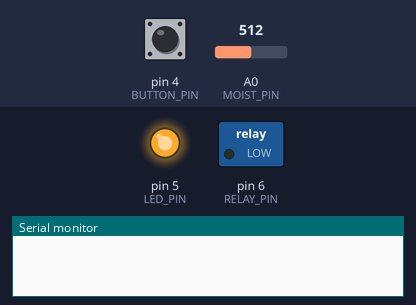
A sketch run on a simulated Arduino Uno, built with avr-gcc and run on an emulated ATmega328P. Parts: switched loads named in the sketch (green lamp = pin HIGH), output pins drawn as LEDs (lit = HIGH), the last lines printed to the serial monitor. The test bench sets the inputs (shaded band); at power-on: pin 4 (BUTTON_PIN) HIGH, A0 (MOIST_PIN) = 512.

Above: at 1.6 s.
At 4.7 s:
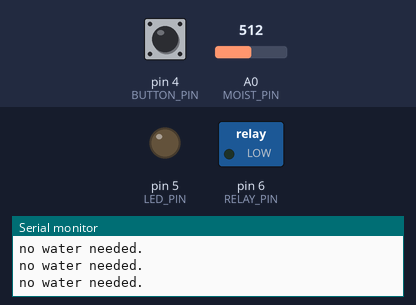
4.8 s: pin 4 (BUTTON_PIN) pulled LOW for 0.15 s
At 5.4 s:
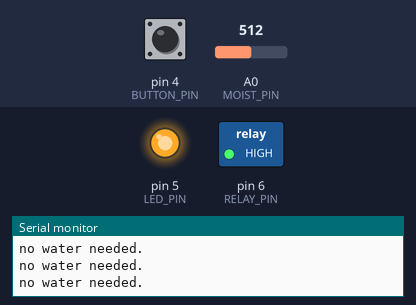
Timing chart, 0 to 16.4 s (numbered marks = the images above; inputs shaded):
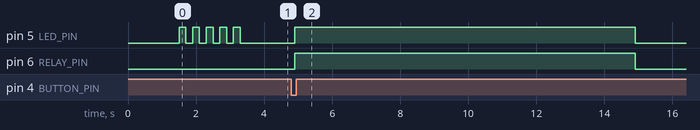

The sketch:

firmware.ino
```cpp
/* ------------- START CONFIG ------------- */
constexpr int BUTTON_PIN = 4;
constexpr int LED_PIN    = 5;
constexpr int RELAY_PIN  = 6;
constexpr int MOIST_PIN  = A0;
int  moisture;
boolean watering;
int rawMoisture = 0;
int waterTime;
/* ------------- END CONFIG ------------- */
//
//#include "thingProperties.h"
#include <Bounce2.h>

Bounce b;
unsigned long startedWatering;

void setup() {
  Serial.begin(9600);
  delay(1500);

  b.attach(BUTTON_PIN,INPUT_PULLUP);
  b.interval(25);
  pinMode(LED_PIN, OUTPUT);
  pinMode(RELAY_PIN, OUTPUT);
  digitalWrite(RELAY_PIN, LOW);

  // Make sure the pump is not running
//  stopWatering();

  // Connect to Arduino IoT Cloud
//  initProperties();
//  ArduinoCloud.begin(ArduinoIoTPreferredConnection);
//  setDebugMessageLevel(4);
//  ArduinoCloud.printDebugInfo();

  // Blink LED to confirm we're up and running
  for (int i = 0; i<=4; i++) {
    digitalWrite(LED_PIN, HIGH);
    delay(200);
    digitalWrite(LED_PIN, LOW);
    delay(200);
  }

}

void loop() {
//  ArduinoCloud.update();

  // Read the sensor and convert its value to a percentage
  // (0% = dry; 100% = wet)
  rawMoisture = analogRead(MOIST_PIN);
  moisture = map(rawMoisture, 853, 575, 0, 100);
//  Serial.println(moisture);

buttonCheck();
serialCheck();
waterCheck();

}

void serialCheck(){
  if (Serial.available() > 0){
    int recieved = Serial.read();
    if (recieved == 97){
        digitalWrite(6, HIGH);
        delay(1900);
        digitalWrite(6, LOW);
    }
    // Serial.println(recieved);

  }

}


void buttonCheck(){
    b.update();
  if (b.changed() && b.read() == false) { // button pressed
   watering = true;
   digitalWrite(RELAY_PIN, HIGH);
   digitalWrite(LED_PIN, HIGH);
  }else{
    watering = false;
    digitalWrite(RELAY_PIN, LOW);
    digitalWrite(LED_PIN, LOW);
  }
}

void waterCheck() {
  // Set the behavior according to the moisture percentage or watering status
  if (watering) {
  digitalWrite(RELAY_PIN, HIGH);
  delay(10000);
  } else if (moisture > 40) {
  Serial.println("no water needed.");
  delay(100);
  } else if (moisture > 10) {
  Serial.println("Water needed immediately!");
   delay(100);

  } else {
  Serial.println("No water detected!");
  delay(100);
  }


}


// This function is triggered whenever the server sends a change event,
// which means that someone changed a value remotely and we need to do
// something.
//void onWateringChange() {
//  if (watering) {
//    startWatering();
//  } else {
//    stopWatering();
//  }
//}


//void startWatering () {
//  watering = true;
//  startedWatering = millis();
//  digitalWrite(RELAY_PIN, HIGH);
//}
//
//void stopWatering () {
//  watering = false;
//  digitalWrite(RELAY_PIN, LOW);
//}
//
//void onWaterTimeChange()  {
  // Add your code here to act upon WaterTime change
//}
```

Measured:
- after the input at 4.8 s, pin 5 (LED_PIN), pin 6 (RELAY_PIN): LOW → HIGH after 0.11 s, → LOW 10.0 s later
